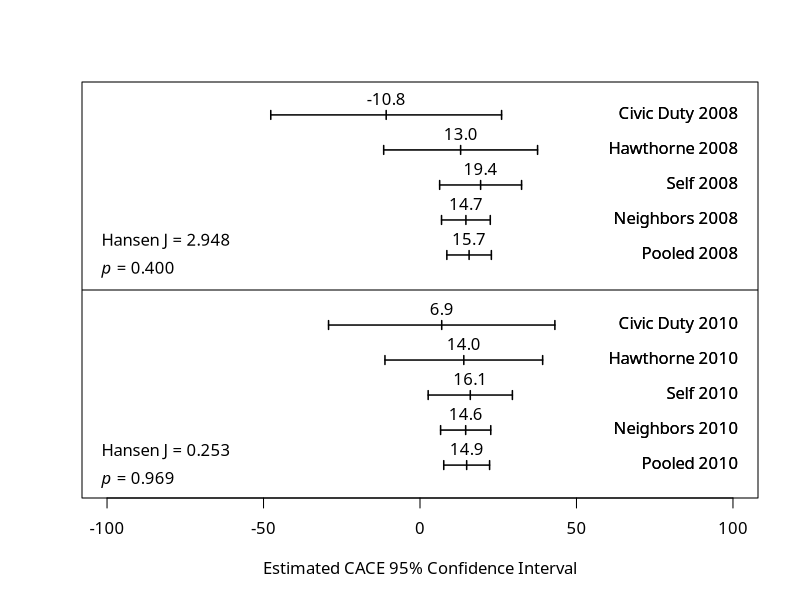

The R source for this figure:
quartz(width=7,height=5.25,title="2SLS Confidence Intervals")

par(family="Gill Sans MT",font.main=1)


civic2008 <- c(-.4768307,.2607122)*100
hawthorne2008 <- c(-.1160171,.3756754)*100
self2008 <- c(.0627826,.3245638)*100
neigh2008 <- c(.0687942,.2245515)*100
pooled2008 <- c(.0857956,.2280007)*100

civic2010 <- c( -.292202,.4310046)*100
hawthorne2010 <- c(-.1119799,.3919152)*100
self2010 <- c( .0260919,.295197)*100
neigh2010 <- c( .065825,.2261042)*100
pooled2010 <- c( .0759035,.2223587)*100

civic2008b <-  -.1080592*100
hawthorne2008b <-  .1298291*100
self2008b <-  .1936732*100
neigh2008b <- .1466729*100
pooled2008b <- 0.1568981*100

civic2010b <- .0694013*100
hawthorne2010b <-  .1399677*100
self2010b <- .1606444*100
neigh2010b <- .1459646*100
pooled2010b <- .1491311*100


plot(0,0,type="n",xlim=c(-100,100),ylim=c(-1,21),ylab="",xlab="Estimated CACE 95% Confidence Interval",yaxt="n")

lines(lwd=1.5,x=civic2008,y=c(20,20))
lines(lwd=1.5,x=c(civic2008[1],civic2008[1]),y=c(19.75,20.25))
lines(lwd=1.5,x=c(civic2008[2],civic2008[2]),y=c(19.75,20.25))
lines(lwd=1.5,x=c(civic2008b,civic2008b),y=c(19.75,20.25))
text(sprintf("%.1f",civic2008b),x=civic2008b,y=20,pos=3)

lines(lwd=1.5,x=hawthorne2008,y=c(18,18))
lines(lwd=1.5,x=c(hawthorne2008[1],hawthorne2008[1]),y=c(17.75,18.25))
lines(lwd=1.5,x=c(hawthorne2008[2],hawthorne2008[2]),y=c(17.75,18.25))
lines(lwd=1.5,x=c(hawthorne2008b,hawthorne2008b),y=c(17.75,18.25))
text(sprintf("%.1f",hawthorne2008b),x=hawthorne2008b,y=18,pos=3)

lines(lwd=1.5,x=self2008,y=c(16,16))
lines(lwd=1.5,x=c(self2008[1],self2008[1]),y=c(15.75,16.25))
lines(lwd=1.5,x=c(self2008[2],self2008[2]),y=c(15.75,16.25))
lines(lwd=1.5,x=c(self2008b,self2008b),y=c(15.75,16.25))
text(sprintf("%.1f",self2008b),x=self2008b,y=16,pos=3)

lines(lwd=1.5,x=neigh2008,y=c(14,14))
lines(lwd=1.5,x=c(neigh2008[1],neigh2008[1]),y=c(13.75,14.25))
lines(lwd=1.5,x=c(neigh2008[2],neigh2008[2]),y=c(13.75,14.25))
lines(lwd=1.5,x=c(neigh2008b,neigh2008b),y=c(13.75,14.25))
text(sprintf("%.1f",neigh2008b),x=neigh2008b,y=14,pos=3)

lines(lwd=1.5,x=pooled2008,y=c(12,12))
lines(lwd=1.5,x=c(pooled2008[1],pooled2008[1]),y=c(11.75,12.25))
lines(lwd=1.5,x=c(pooled2008[2],pooled2008[2]),y=c(11.75,12.25))
lines(lwd=1.5,x=c(pooled2008b,pooled2008b),y=c(11.75,12.25))
text(sprintf("%.1f",pooled2008b),x=pooled2008b,y=12,pos=3)

lines(x = c(-1000,1090),y=c(10,10))

lines(lwd=1.5,x=civic2010,y=c(8,8))
lines(lwd=1.5,x=c(civic2010[1],civic2010[1]),y=c(7.75,8.25))
lines(lwd=1.5,x=c(civic2010[2],civic2010[2]),y=c(7.75,8.25))
lines(lwd=1.5,x=c(civic2010b,civic2010b),y=c(7.75,8.25))
text(sprintf("%.1f",civic2010b),x=civic2010b,y=8,pos=3)

lines(lwd=1.5,x=hawthorne2010,y=c(6,6))
lines(lwd=1.5,x=c(hawthorne2010[1],hawthorne2010[1]),y=c(5.75,6.25))
lines(lwd=1.5,x=c(hawthorne2010[2],hawthorne2010[2]),y=c(5.75,6.25))
lines(lwd=1.5,x=c(hawthorne2010b,hawthorne2010b),y=c(5.75,6.25))
text(sprintf("%.1f",hawthorne2010b),x=hawthorne2010b,y=6,pos=3)

lines(lwd=1.5,x=self2010,y=c(4,4))
lines(lwd=1.5,x=c(self2010[1],self2010[1]),y=c(3.75,4.25))
lines(lwd=1.5,x=c(self2010[2],self2010[2]),y=c(3.75,4.25))
lines(lwd=1.5,x=c(self2010b,self2010b),y=c(3.75,4.25))
text(sprintf("%.1f",self2010b),x=self2010b,y=4,pos=3)

lines(lwd=1.5,x=neigh2010,y=c(2,2))
lines(lwd=1.5,x=c(neigh2010[1],neigh2010[1]),y=c(1.75,2.25))
lines(lwd=1.5,x=c(neigh2010[2],neigh2010[2]),y=c(1.75,2.25))
lines(lwd=1.5,x=c(neigh2010b,neigh2010b),y=c(1.75,2.25))
text(sprintf("%.1f",neigh2010b),x=neigh2010b,y=2,pos=3)

lines(lwd=1.5,x=pooled2010,y=c(0,0))
lines(lwd=1.5,x=c(pooled2010[1],pooled2010[1]),y=c(-0.25,0.25))
lines(lwd=1.5,x=c(pooled2010[2],pooled2010[2]),y=c(-0.25,0.25))
lines(lwd=1.5,x=c(pooled2010b,pooled2010b),y=c(-0.25,0.25))
text(sprintf("%.1f",pooled2010b),x=pooled2010b,y=0,pos=3)

text(x=105,"Civic Duty 2008",y=c(20,20),pos=2)
text(x=105,"Hawthorne 2008",y=c(18,18),pos=2)
text(x=105,"Self 2008",y=c(16,16),pos=2)
text(x=105,"Neighbors 2008",y=c(14,14),pos=2)
text(x=105,"Pooled 2008",y=c(12,12),pos=2)

text(x=-105,"Hansen J = 2.948",y=c(12.75),pos=4)
text(x=-105,expression(paste(italic("p")," = 0.400")),y=c(11),pos=4)


text(x=105,"Civic Duty 2010",y=c(8,8),pos=2)
text(x=105,"Hawthorne 2010",y=c(6,6),pos=2)
text(x=105,"Self 2010",y=c(4,4),pos=2)
text(x=105,"Neighbors 2010",y=c(2,2),pos=2)
text(x=105,"Pooled 2010",y=c(0,0),pos=2)

text(x=-105,"Hansen J = 0.253",y=c(0.75),pos=4)
text(x=-105,expression(paste(italic("p")," = 0.969")),y=c(-1),pos=4)

